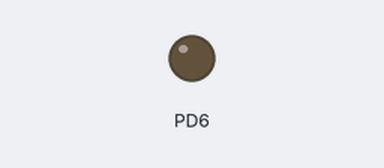
The program below on a simulated ATmega328P, built with avr-gcc and emulated at 1.6 MHz. On the bench: output pins drawn as LEDs (lit = HIGH).

Above: at 0.1 s.
At 114.2 s:
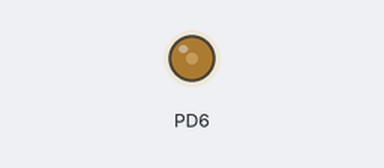
Timing chart, 0 to 115.7 s (numbered marks = the images above):
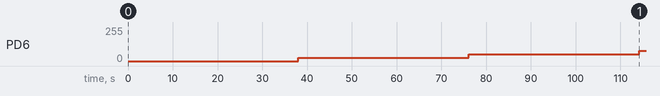

The program:

main.c
```c
/*
 * PWM.c
 *
 * Created: 3/5/2021 10:26:05 AM
 * Author : Surajkumar
 */

#include <avr/io.h>
#define F_CPU 1600000L
#include <avr/interrupt.h>
#include <util/delay.h>

double dutyCycle = 0;

int main(void)
{


    DDRD = (1<< PORTD6);
	TCCR0A = (1<< COM0A1)|(1<<WGM00)|(1<<WGM01); //Clear OC0A on Compare Match, set OC0A at BOTTOM,(non-inverting mode).
				   		                         //: Waveform Generation Mode => Fast PWM
	TIMSK0 = (1<<TOIE0);
	OCR0A = (dutyCycle/100.0)*255;

	sei();
	TCCR0B = (1<<CS00);							 //clkI/O/(No prescaling)

    while (1)
    {
		_delay_ms(100);
		dutyCycle +=  10;
		if (dutyCycle >100)
		{
			dutyCycle = 0;
		}
    }
}

ISR(TIMER0_OVF_vect)
{
	OCR0A = (dutyCycle/100.0)*255;
}
```

Measured:
- by itself, PD6: 0/255 → 25/255 at 38.0 s, → 51/255 38.1 s later, → 76/255 38.1 s later
